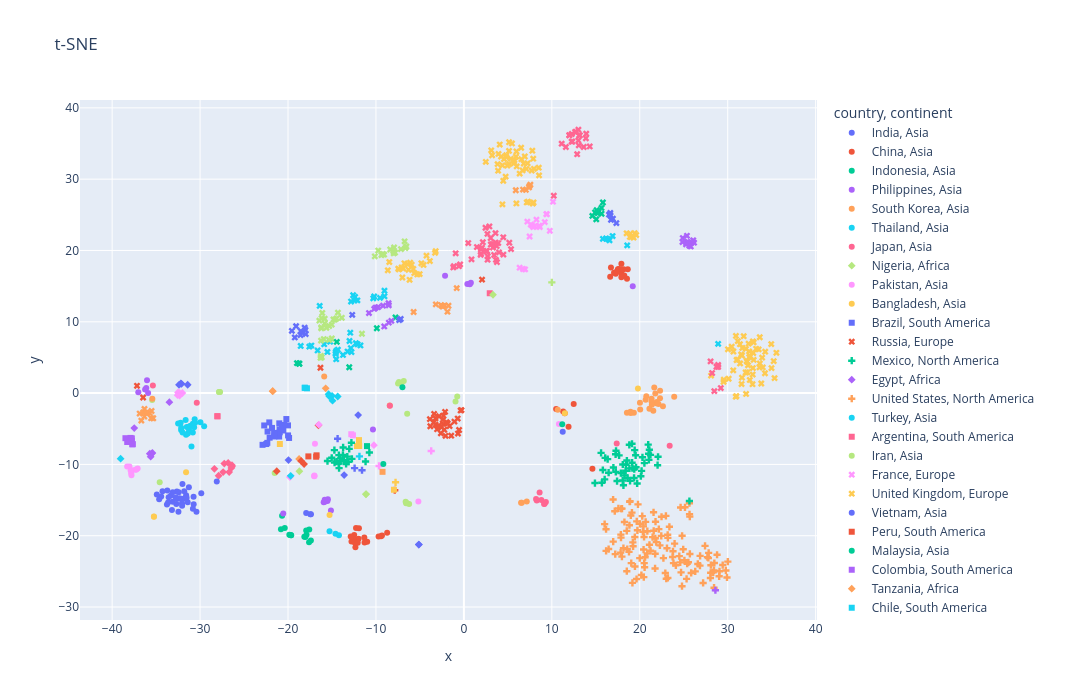

Notebook cell for this chart:
### Code cell
from sklearn.manifold import TSNE

tsne = TSNE(n_components=2)


df_tsne = pd.DataFrame(tsne.fit_transform(df1[attr_keys]), columns=["x", "y"])

df_tsne = pd.concat([df1.reset_index(drop=True), df_tsne], axis="columns")[["city", "country", "continent", "x", "y"]]

fig = px.scatter(
        data_frame=df_tsne,
        x="x",
        y="y",
        title=f"t-SNE",
        hover_name="city",
        color="country",
        symbol="continent",
        hover_data=["country","continent"],
        height=700,
        width=1100,
)
fig.show()
